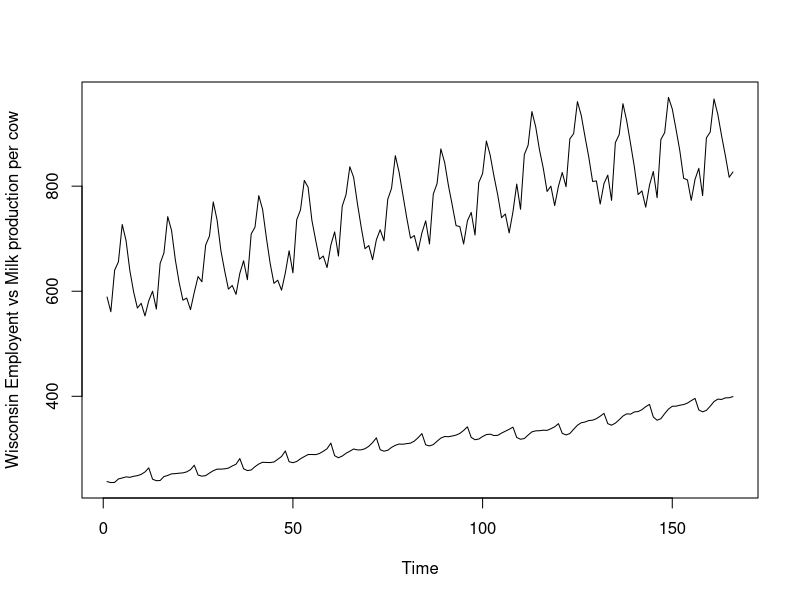

Write the R code that produced this figure.
## ---- chunk 1
rm(list = ls(all=TRUE))
## ---- chunk 2
data = read.csv(file="srdata.csv", header=TRUE)
## ---- chunk 3
head(data)
tail(data)

summary(data)
## ---- chunk 4
lr = lm(Wisconsin_Employment_Rate~Milk_Production, data)
summary(lr)
## ---- chunk 5
ts.plot(as.ts(data$Wisconsin_Employment_Rate), 
        as.ts(data$Milk_Production),
        ylab="Wisconsin Employent vs Milk production per cow")
## ---- chunk 6
cor(data$Wisconsin_Employment_Rate, data$Milk_Production)
## ---- chunk 7
library(forecast)

ndiffs(data$Wisconsin_Employment_Rate)
ndiffs(data$Milk_Production)
## ---- chunk 8
lr_diff = lm(diff(data$Wisconsin_Employment_Rate, lag=1)~diff(data$Milk_Production, lag=1))
summary(lr_diff)
